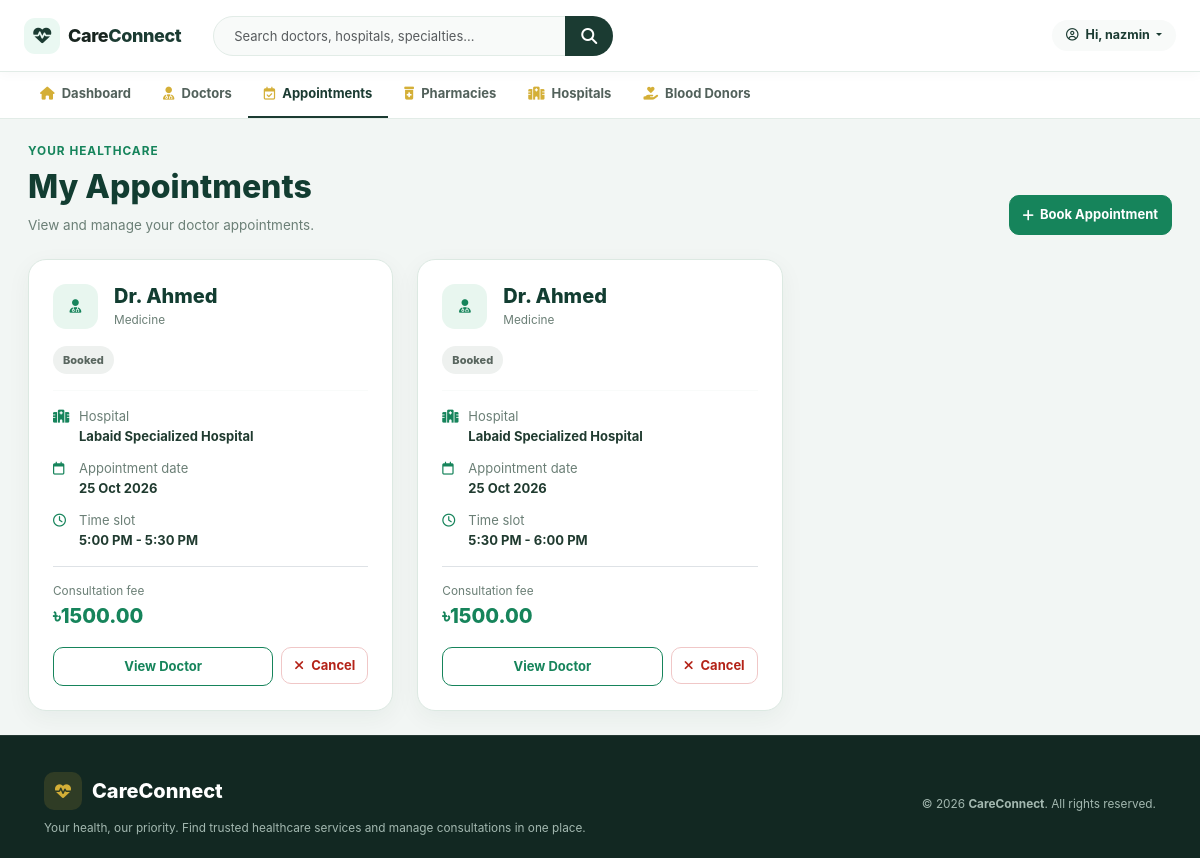
The app's page /appointments/my-list/ (signed in), older data.
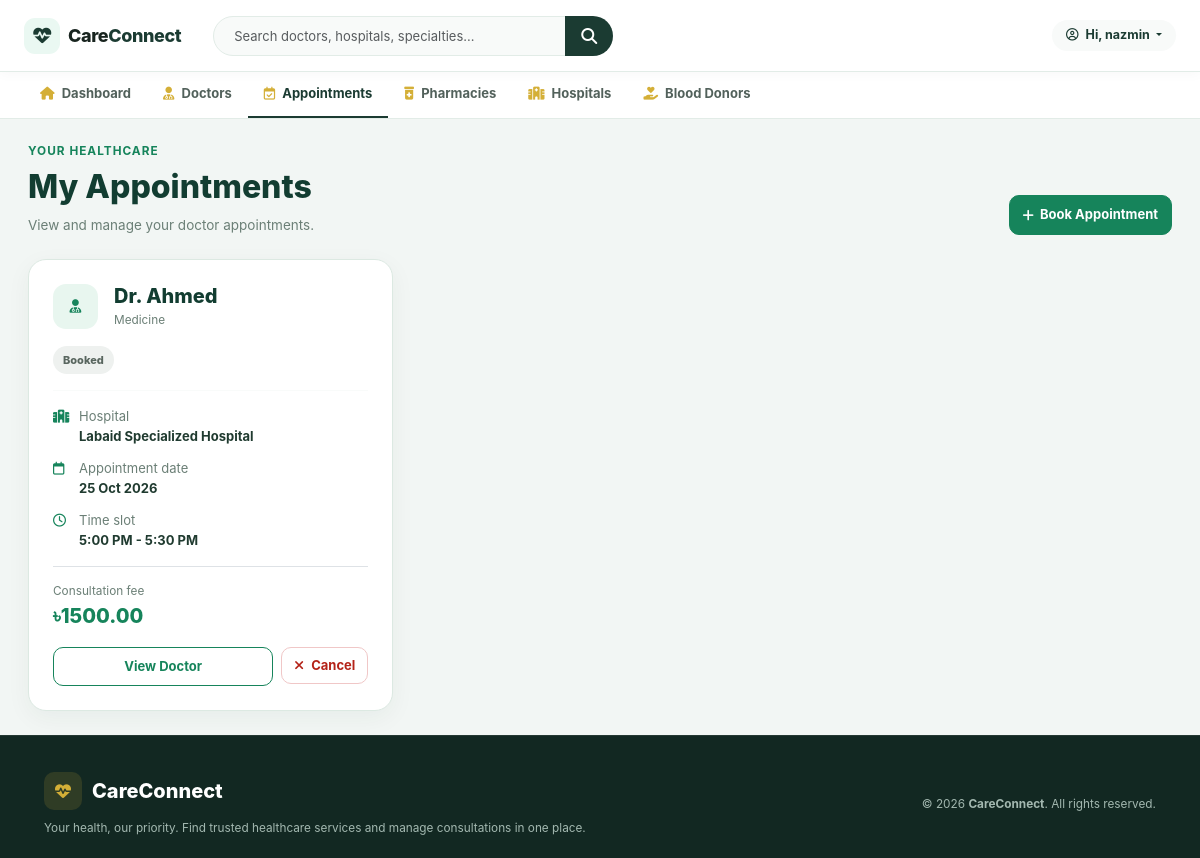
The same page, newer data.
### appointments/models.py (models this page shows, shortened)
class Appointment(models.Model):
    patient = models.ForeignKey(
        User,
        on_delete=models.CASCADE,
        related_name="appointments"
    )
    doctor = models.ForeignKey(
        Doctor,
        on_delete=models.CASCADE,
        related_name="appointments"
    )
    appointment_date = models.DateField()
    time_slot = models.CharField(max_length=50)
    status = models.CharField(
        max_length=30,
        choices=[
            ("Booked", "Booked"),
            ("Cancelled", "Cancelled"),
            ("Completed", "Completed"),
        ],
        default="Booked"
    )
    created_at = models.DateTimeField(auto_now_add=True)
    class Meta:
        constraints = [
            models.UniqueConstraint(
                fields=[
                    "doctor",
                    "appointment_date",
                    "time_slot",
                ],
                condition=~Q(status="Cancelled"),
                name="unique_active_doctor_time_slot",
            )
        ]

### doctors/models.py (models this page shows, shortened)
class Doctor(models.Model):
    name = models.CharField(max_length=150)
    qualification = models.CharField(max_length=200)
    specialty = models.CharField(max_length=150)
    consultation_fee = models.DecimalField(
        max_digits=8,
        decimal_places=2
    )
    available_days = models.CharField(max_length=100)
    visiting_hours = models.CharField(max_length=100)
    phone = models.CharField(
        max_length=30,
        blank=True,
        null=True
    )
    hospital = models.ForeignKey(
        'hospitals.Hospital',
        on_delete=models.SET_NULL,
        null=True,
        blank=True,
        related_name='doctors'
    )
    photo = models.ImageField(
        upload_to='doctors/',
        blank=True,
        null=True
    )
    @property
    def hospital_name(self):
        if self.hospital_id and self.hospital:
            return self.hospital.name
        return "Hospital not specified"

### hospitals/models.py (models this page shows, shortened)
class Hospital(models.Model):
    name = models.CharField(max_length=200)
    address = models.CharField(max_length=300)
    location = models.CharField(max_length=150, default="Dhanmondi, Dhaka")
    image = models.ImageField(upload_to='hospitals/', blank=True, null=True)
    rating = models.DecimalField(max_digits=3, decimal_places=1, default=4.5)
    reviews_count = models.IntegerField(default=120)
    total_beds = models.IntegerField(default=300)
    total_doctors = models.IntegerField(default=24)
    distance = models.CharField(max_length=50, default="1.2 km away")
    latitude = models.FloatField(default=23.7461, null=True, blank=True)
    longitude = models.FloatField(default=90.3742, null=True, blank=True)
    helpline = models.CharField(max_length=50, default="09612-345678")
    emergency_contact = models.CharField(max_length=50, default="01713-456789")
    email = models.EmailField(default="info@labaidgroup.com")
    website = models.URLField(default="https://www.labaidgroup.com")
    description = models.TextField(blank=True)
    has_icu = models.BooleanField(default=True)
    has_ccu = models.BooleanField(default=True)
    has_nicu = models.BooleanField(default=True)
    has_emergency = models.BooleanField(default=True)
    has_ambulance = models.BooleanField(default=True)
    has_pharmacy = models.BooleanField(default=True)

### appointments/views.py (the view)
@login_required
def my_appointments_view(request):
    update_expired_appointments(request.user)
    appointments = Appointment.objects.filter(
        patient=request.user,
        status__in=["Booked", "Confirmed", "Pending"]
    ).select_related(
        "doctor"
    ).order_by(
        "appointment_date", "created_at"
    )
    now = timezone.now()
    upcoming = [
        app for app in appointments
        if appointment_end_datetime(app)
        and appointment_end_datetime(app) > now
    ]
    return render(
        request,
        "appointments/my_appointments.html",
        {"appointments": upcoming}
    )

### templates/appointments/my_appointments.html (shortened to what this page needs)
{% extends 'base.html' %}
{% block content %}
<div class="my-appointments">
    <div class="d-flex flex-column flex-sm-row justify-content-between align-items-sm-end gap-3 mb-4">
        <div>
            <div class="small fw-bold mb-2" style="color:#16845b;letter-spacing:1px;">
                YOUR HEALTHCARE
            </div>
            <h2 class="ma-heading mb-2">My Appointments</h2>
            <p class="ma-muted mb-0">View and manage your doctor appointments.</p>
        </div>
        <a href="{% url 'doctor_list' %}" class="ma-btn">
            <i class="fa-solid fa-plus"></i> Book Appointment
        </a>
    </div>
    {% if appointments %}
    <div class="row g-4">
        {% for app in appointments %}
        <div class="col-md-6 col-xl-4">
            <article class="ma-card p-3 p-lg-4">
                <div class="d-flex align-items-start gap-3 mb-3">
                    <span class="ma-icon">
                        <i class="fa-solid fa-user-doctor"></i>
                    </span>
                    <div class="flex-grow-1" style="min-width:0;">
                        <h5 class="ma-heading mb-1"> {{ app.doctor.name }}</h5>
                        <div class="ma-muted small">{{ app.doctor.specialty }}</div>
                    </div>
                </div>
                {% if app.status == 'Confirmed' %}
                    <span class="ma-status ma-status-confirmed">Confirmed</span>
                {% elif app.status == 'Pending' %}
                    <span class="ma-status ma-status-pending">Pending</span>
                {% elif app.status == 'Cancelled' %}
                    <span class="ma-status ma-status-cancelled">Cancelled</span>
                {% elif app.status == 'Completed' %}
                    <span class="ma-status ma-status-completed">Completed</span>
                {% else %}
                    <span class="ma-status ma-status-other">{{ app.status }}</span>
                {% endif %}
                <hr style="border-color:#e8efea;">
                <div class="ma-detail">
                    <i class="fa-solid fa-hospital"></i>
                    <div>
                        <div class="ma-muted">Hospital</div>
                        <strong>{{ app.doctor.hospital_name }}</strong>
                    </div>
                </div>
                <div class="ma-detail">
                    <i class="fa-regular fa-calendar"></i>
                    <div>
                        <div class="ma-muted">Appointment date</div>
                        <strong>{{ app.appointment_date|date:"d M Y" }}</strong>
                    </div>
                </div>
                <div class="ma-detail">
                    <i class="fa-regular fa-clock"></i>
                    <div>
                        <div class="ma-muted">Time slot</div>
                        <strong>{{ app.time_slot }}</strong>
                    </div>
                </div>
                <div class="d-flex justify-content-between align-items-center gap-2 border-top pt-3 mt-3">
                    <div>
                        <div class="ma-muted small">Consultation fee</div>
                        <div class="ma-fee">৳{{ app.doctor.consultation_fee }}</div>
                    </div>
                </div>
                <div class="d-flex flex-wrap gap-2 mt-3">
                    <a href="{% url 'doctor_detail' app.doctor_id %}"
                       class="ma-btn ma-outline flex-grow-1">
                        View Doctor
                    </a>
                    {% if app.status != 'Cancelled' and app.status != 'Completed' %}
                    <form method="post"
                          action="{% url 'cancel_appointment' app.pk %}"
                          onsubmit="return confirm('Cancel this appointment?');">
                        <button type="submit" class="ma-cancel">
                            <i class="fa-solid fa-xmark me-1"></i> Cancel
                        </button>
                    </form>
                    {% endif %}
                </div>
            </article>
        </div>
        {% endfor %}
    </div>
    {% endif %}
</div>
{% endblock %}

### templates/base.html (shortened to what this page needs)
{% load static %}
<!DOCTYPE html>
<html lang="en">
<head>
    <link href="https://cdn.jsdelivr.net/npm/bootstrap@5.3.3/dist/css/bootstrap.min.css" rel="stylesheet">
    <link rel="stylesheet" href="https://cdnjs.cloudflare.com/ajax/libs/font-awesome/6.5.2/css/all.min.css">
</head>
<body>
<nav class="navbar navbar-expand-xl cc-top">
    <div class="container-fluid px-3 px-xl-4">
        <a class="navbar-brand cc-brand d-flex align-items-center me-3" href="{% if user.is_authenticated %}{% url 'home' %}{% else %}{% url 'login' %}{% endif %}">
            <span class="cc-mark"><i class="fa-solid fa-heart-pulse"></i></span>
            Care<span style="color: var(--cc-primary)">Connect</span>
        </a>
        <div class="collapse navbar-collapse" id="ccNav">
            {% if user.is_authenticated and request.resolver_match.url_name != 'login' and request.resolver_match.url_name != 'signup' %}
            <div class="cc-search-wrapper ms-xl-3 me-auto my-2 my-xl-0">
                <form action="{% url 'doctor_list' %}" method="get" class="input-group cc-search" id="searchForm">
                    <input class="form-control" id="searchInput" name="q" value="{{ request.GET.q|default:'' }}" placeholder="Search doctors, hospitals, specialties..." autocomplete="off">
                    <button class="btn" type="submit"><i class="fa-solid fa-magnifying-glass"></i></button>
                </form>
            </div>
            <div class="d-flex align-items-center gap-2 mt-2 mt-xl-0">
                <div class="dropdown">
                    <button class="cc-user dropdown-toggle border-0" data-bs-toggle="dropdown" type="button">
                        <i class="fa-regular fa-circle-user me-1" style="color:var(--cc-primary)"></i> Hi, {{ user.username }}
                    </button>
                </div>
            </div>
            {% else %}
            <div class="ms-auto d-flex gap-2 mt-3 mt-xl-0">
                <a class="btn btn-outline-cc btn-sm px-3" href="{% url 'login' %}">Log in</a>
                <a class="btn btn-cc btn-sm px-3" href="{% url 'signup' %}">Sign up</a>
            </div>
            {% endif %}
        </div>
    </div>
</nav>
{% if user.is_authenticated and request.resolver_match.url_name != 'login' and request.resolver_match.url_name != 'signup' %}
<div class="cc-tabs">
    <div class="container-fluid px-3 px-xl-4">
        <ul class="nav">
            <li class="nav-item"><a class="nav-link {% if request.resolver_match.url_name == 'home' %}active{% endif %}" href="{% url 'home' %}"><i class="fa-solid fa-house"></i> Dashboard</a></li>
            <li class="nav-item"><a class="nav-link {% if request.resolver_match.url_name == 'doctor_list' %}active{% endif %}" href="{% url 'doctor_list' %}"><i class="fa-solid fa-user-doctor"></i> Doctors</a></li>
            <li class="nav-item"><a class="nav-link {% if request.resolver_match.url_name == 'my_appointments' %}active{% endif %}" href="{% url 'my_appointments' %}"><i class="fa-regular fa-calendar-check"></i> Appointments</a></li>
            <li class="nav-item"><a class="nav-link " href="{% url 'pharmacy_list' %}"><i class="fa-solid fa-prescription-bottle-medical"></i> Pharmacies</a></li>
            <li class="nav-item"><a class="nav-link {% if 'hospital' in request.resolver_match.url_name %}active{% endif %}" href="{% url 'hospital_list' %}"><i class="fa-solid fa-hospital"></i> Hospitals</a></li>
            <li class="nav-item"><a class="nav-link {% if request.resolver_match.url_name == 'nearby_donors' %}active{% endif %}" href="{% url 'nearby_donors' %}"><i class="fa-solid fa-hand-holding-heart"></i> Blood Donors</a></li>
        </ul>
    </div>
</div>
{% endif %}
<main class="cc-page">
    {% block content %}{% endblock %}
</main>
<footer class="cc-footer">
    <div class="container-fluid px-3">
        <div class="row gy-3 align-items-center justify-content-between">
            <div class="col-md-6">
                <div class="cc-footer-brand"><span class="cc-footer-logo"><i class="fa-solid fa-heart-pulse"></i></span> CareConnect</div>
                <p class="text-muted small mb-0" style="color: #a3b8b0 !important;">Your health, our priority. Find trusted healthcare services and manage consultations in one place.</p>
            </div>
            <div class="col-md-5 text-md-end">
                <p class="text-muted small mb-0" style="color: #a3b8b0 !important;">© {% now "Y" %} <strong>CareConnect</strong>. All rights reserved.</p>
            </div>
        </div>
    </div>
</footer>

Row changes from the older to the newer data that the page shows:
no longer on this page (row edited): Appointment: doctor.name "Dr. Ahmed", doctor.specialty "Medicine", status "Booked", doctor.hospital_name "Labaid Specialized Hospital", appointment_date "25 Oct 2026", time_slot "5:30 PM - 6:00 PM", doctor.consultation_fee "1500.00", shows "Cancel"
